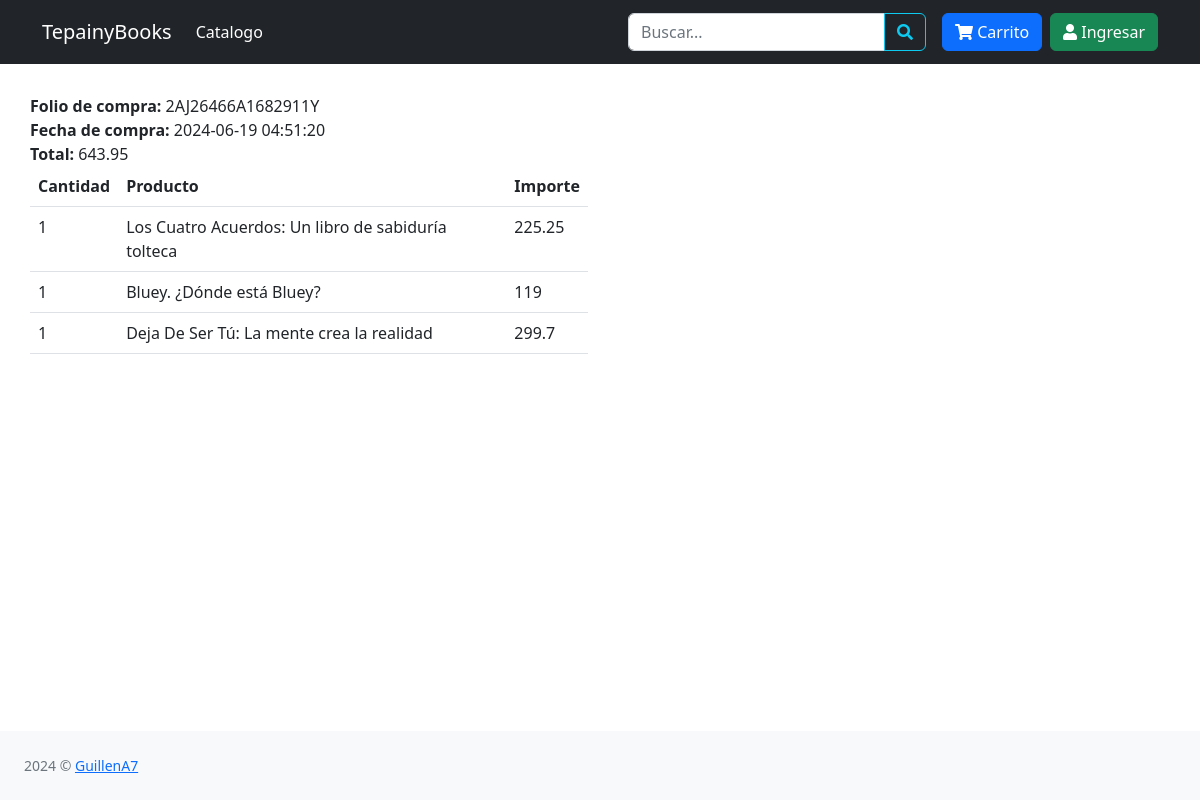
The page /completado.php?key=2AJ26466A1682911Y on the database its author committed.
### tables this page shows
CREATE TABLE `compra` (
  `id` int(11) NOT NULL,
  `id_transaccion` varchar(20) NOT NULL,
  `fecha` datetime NOT NULL,
  `status` varchar(20) NOT NULL,
  `email` varchar(50) NOT NULL,
  `id_cliente` varchar(20) NOT NULL,
  `total` decimal(10,2) NOT NULL,
  `medio_pago` varchar(10) DEFAULT NULL
);

CREATE TABLE `detalle_compra` (
  `id` int(11) NOT NULL,
  `id_compra` int(11) NOT NULL,
  `id_producto` int(11) NOT NULL,
  `nombre` varchar(200) NOT NULL,
  `precio` decimal(10,2) NOT NULL,
  `cantidad` int(11) NOT NULL
);

### completado.php (the view, shortened to what this page needs)
<?php
$id_transaccion = isset($_GET['key']) ? $_GET['key'] : '';
$error = '';
if ($id_transaccion == '') {
    $error = 'Error al procesar la petición';
} else {
    $db = new Database();
    $con = $db->conectar();
    $sql = $con->prepare("SELECT count(id) FROM compra WHERE id_transaccion=? AND (status=? OR status=?)");
    $sql->execute([$id_transaccion, 'COMPLETED', 'approved']);
    if ($sql->fetchColumn() > 0) {
        $sql = $con->prepare("SELECT id, fecha, email, total FROM compra WHERE id_transaccion=? AND (status=? OR status=?) LIMIT 1");
        $sql->execute([$id_transaccion, 'COMPLETED', 'approved']);
        $row = $sql->fetch(PDO::FETCH_ASSOC);
        $idCompra = $row['id'];
        $sqlDet = $con->prepare("SELECT nombre, precio, cantidad FROM detalle_compra WHERE id_compra=?");
        $sqlDet->execute([$idCompra]);
    } else {
        $error = "Error al comprobar la compra";
    }
}
?>
<!DOCTYPE html>
<html lang="es" class="h-100">
<head>
    <link href="<?php echo SITE_URL; ?>css/bootstrap.min.css" rel="stylesheet">
    <link href="css/all.min.css" rel="stylesheet">
    <link href="css/estilos.css" rel="stylesheet">
</head>
<body class="d-flex flex-column h-100">
    <?php include 'menu.php'; ?>
    <main class="flex-shrink-0">
        <div class="container">
            <?php if (strlen($error) > 0) { ?>
                <div class="row">
                    <div class="col">
                        <h3><?php echo $error; ?></h3>
                    </div>
                </div>
            <?php } else { ?>
                <div class="row">
                    <div class="col">
                        <b>Folio de compra:</b> <?php echo $id_transaccion; ?><br>
                        <b>Fecha de compra:</b> <?php echo $row['fecha']; ?><br>
                        <b>Total:</b> <?php echo $row['total']; ?><br>
                    </div>
                </div>
                <div class="row">
                    <div class="col-md-6 col-sm-12">
                        <table class="table">
                            <thead>
                                <tr>
                                    <th>Cantidad</th>
                                    <th>Producto</th>
                                    <th>Importe</th>
                                </tr>
                            </thead>
                            <tbody>
                                <?php while ($row_det = $sqlDet->fetch(PDO::FETCH_ASSOC)) {
                                    $importe =  $row_det['cantidad'] * $row_det['precio']; ?>
                                    <tr>
                                        <td><?php echo $row_det['cantidad']; ?></td>
                                        <td><?php echo $row_det['nombre']; ?></td>
                                        <td><?php echo $importe; ?></td>
                                    </tr>
                                <?php } ?>
                            </tbody>
                        </table>
                    </div>
                </div>
            <?php } ?>
        </div>
    </main>
    <?php include 'footer.php'; ?>
</body>
</html>

### css/estilos.css (style rules this page uses)
main>.container { padding: 30px 0; }

### rows shown on the page
compra: fecha "2024-06-19 04:51:20", total "643.95"
detalle_compra: cantidad "1", nombre "Los Cuatro Acuerdos: Un libro de sabiduría tolteca", precio "225.25"
detalle_compra: cantidad "1", nombre "Bluey. ¿Dónde está Bluey?", importe "119"
detalle_compra: cantidad "1", nombre "Deja De Ser Tú: La mente crea la realidad", importe "299.7"

### other values the page prints
$id_transaccion "2AJ26466A1682911Y"
